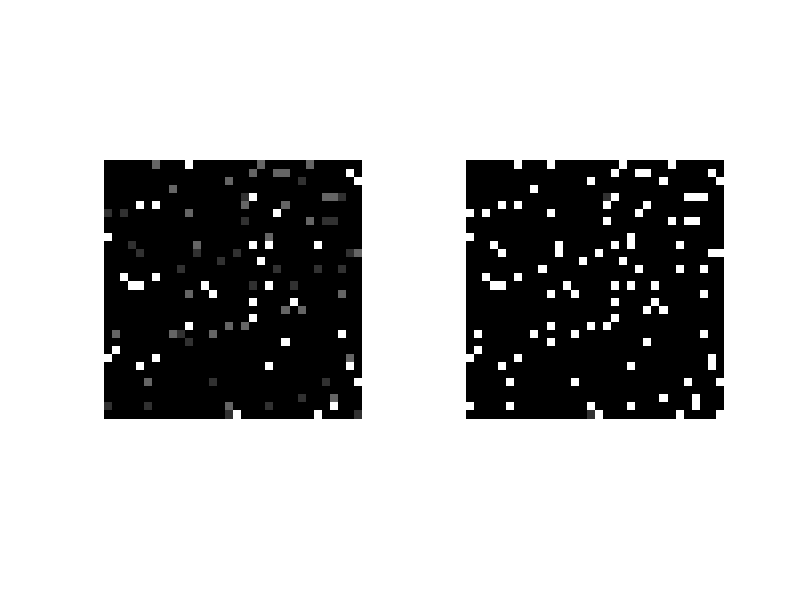
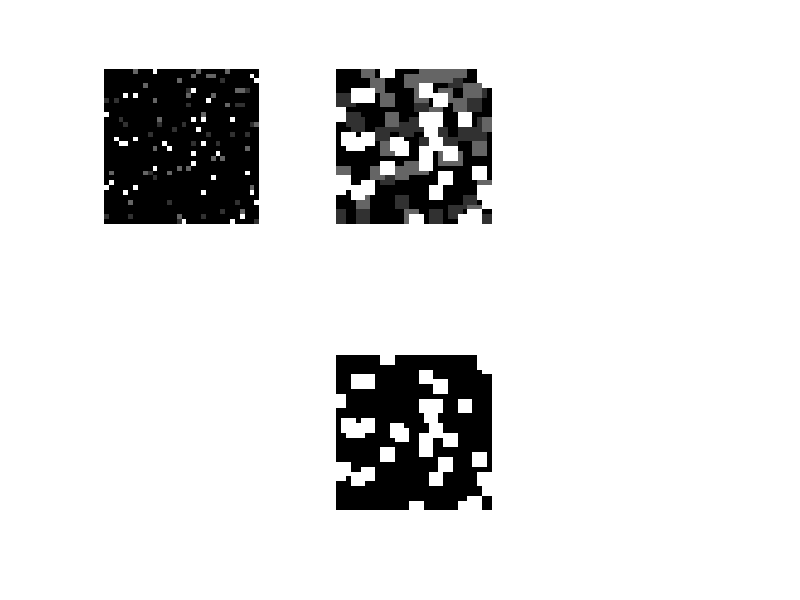

These figures' MATLAB source, in order:
clc;
clear;
close all;

% Create image

f = zeros(32,32);

for i=1:100
    x = randi([1 size(f,1)]);
    y = randi([1 size(f,2)]);
    
    r = unifrnd(.2,1);
    A = [.2 .4 1];
    j = randi([1 numel(A)]);
    f(x,y) = A(j);
    
end

PSF = [-1 -1 -1;-1 8 -1;-1 -1 -1];

% point detection using imfilter
g1 = imfilter(f,PSF);

subplot(1,2,1)
imshow(f);
subplot(1,2,2)
imshow(g1);

figure;

% point detection using ordfilt2
g2min = ordfilt2(f,1,ones(3,3));
g2max = ordfilt2(f,9,ones(3,3));

g2 = g2max - g2min;

th2 = .7;
g2th = double(g2 >=th2);

subplot(2,3,1)
imshow(f);
subplot(2,3,2)
imshow(g2);
subplot(2,3,5);
imshow(g2th);









